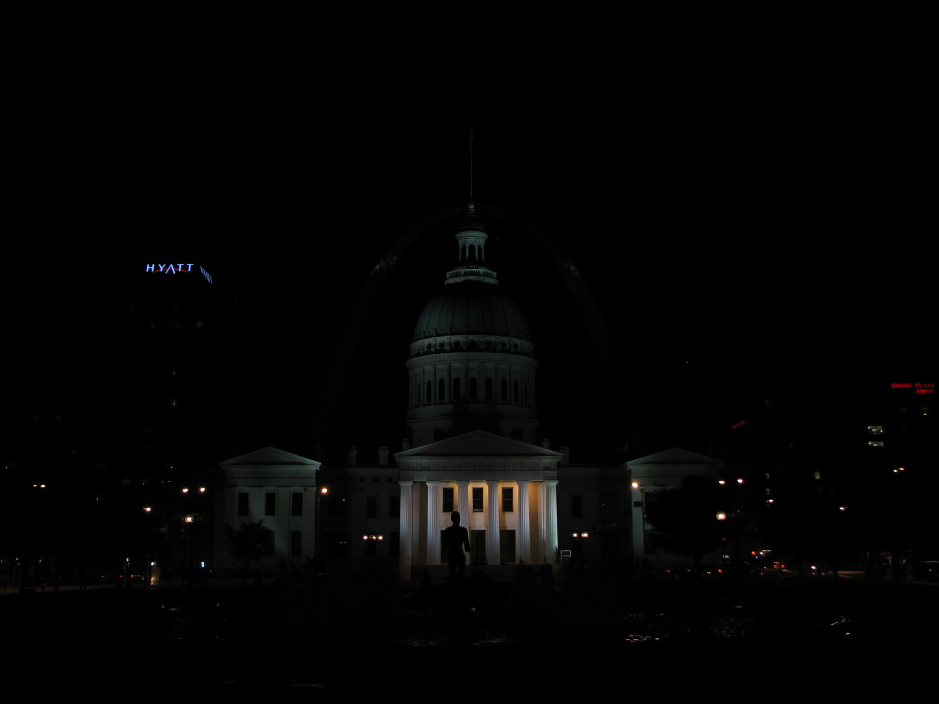
#> input picture openCVBootcamp/img_0.033.jpg, 2816 x 2112 px (shown at 1/3 size)
$ python hdr.py
#> lines starting #> are read from the running program, lines starting #| are printed output that depends on the picture
import os
import cv2
import numpy as np
import matplotlib.pyplot as plt

from zipfile import ZipFile
from urllib.request import urlretrieve


# Download asset
def download_and_unzip(url, save_path):
    print(f"Downloading and extracting assests....", end="")

    # Downloading zip file using urllib package.
    urlretrieve(url, save_path)
#> (this line was passed over: the network is not available in this run)

    try:
        # Extracting zip file using the zipfile package.
        with ZipFile(save_path) as z:
            # Extract ZIP file contents in the same directory.
            z.extractall(os.path.split(save_path)[0])

        print("Done")

    except Exception as e:
        print("\nInvalid file.", e)

URL = r"https://www.dropbox.com/s/qa1hsyxt66pvj02/opencv_bootcamp_assets_NB10.zip?dl=1"

asset_zip_path = os.path.join(os.getcwd(), "opencv_bootcamp_assets_NB10.zip")

# Download if assest ZIP does not exists.
if not os.path.exists(asset_zip_path):
    download_and_unzip(URL, asset_zip_path)


# Capture multiple exposure
def readImagesAndTimes() :
    # List of file names
    filenames = ["img_0.033.jpg", "img_0.25.jpg", "img_2.5.jpg", "img_15.jpg"]

    # List of exposure times
    times = np.array([ 1/30.0, 0.25, 2.5, 15.0], dtype = np.float32)

    # Read images
    images = []
    for filename in filenames :
        im = cv2.imread(filename)
#> im is the input picture: shape (2112, 2816, 3); mean B, G, R 3.4, 3.7, 3.7
        im = cv2.cvtColor(im, cv2.COLOR_BGR2RGB)
        images.append(im)

    return images, times


# Align Images
# Read images and exposure times
images, times = readImagesAndTimes()

# Align Images
alignMTB = cv2.createAlignMTB()
alignMTB.process(images, images)


# Estimate Camera Response Function
# Find CRF
calibrateDebevec = cv2.createCalibrateDebevec()
responseDebevec = calibrateDebevec.process(images, times)

# Plot CRF
x = np.arange(256, dtype = np.uint8)
y = np.squeeze(responseDebevec)

ax = plt.figure(figsize = (30,10))
plt.title("Debevec Inverse Camera Response Function", fontsize = 24)
plt.xlabel("Measured Pixel Value", fontsize = 22)
plt.ylabel("Calibrated Intensity", fontsize = 22)
plt.xlim([0, 260])
plt.grid()
plt.plot(x, y[:, 0], 'r', x, y[:, 1], x, y[:, 2], 'b');


# Merge exposure into an HDR image
# Merge images into an HDR linear image
mergeDebevec = cv2.createMergeDebevec()
hdrDebevec = mergeDebevec.process(images, times, responseDebevec)
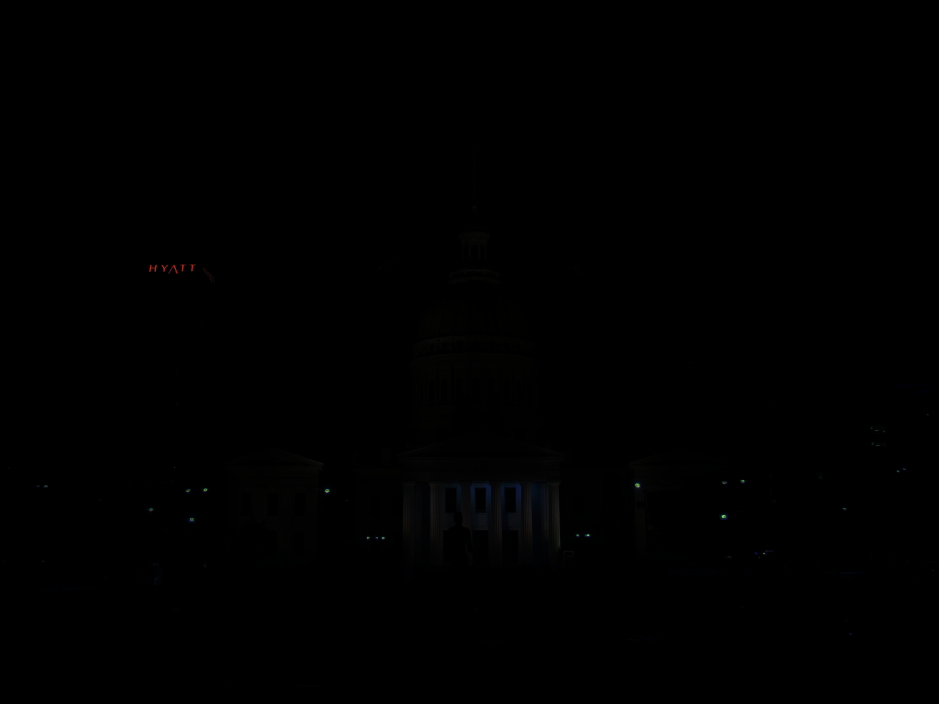
#> hdrDebevec: shape (2112, 2816, 3) float32 (shown at 1/3 size); mean of channels 0, 1, 2 0.7, 0.7, 0.6; drawn with min black and max white


# Tonemapping
# Tonemap using Drago's method to obtain 24-bit color image
tonemapDrago = cv2.createTonemapDrago(1.0, 0.7)
ldrDrago = tonemapDrago.process(hdrDebevec)
#> ldrDrago: shape (2112, 2816, 3) float32; 0% of the values are NaN or infinite; the others: min 7.86e-12, max 1, mean 0.0687
ldrDrago = 3 * ldrDrago
#> ldrDrago: shape (2112, 2816, 3) float32; 0% of the values are NaN or infinite; the others: min 2.36e-11, max 3, mean 0.206
plt.figure(figsize = (20, 10)); plt.imshow(np.clip(ldrDrago, 0 ,1)); plt.axis('off');

# Tonemap using Reinhard's method to obtain 24-bit color image
tonemapReinhard = cv2.createTonemapReinhard(1.5, 0, 0, 0)
ldrReinhard = tonemapReinhard.process(hdrDebevec)
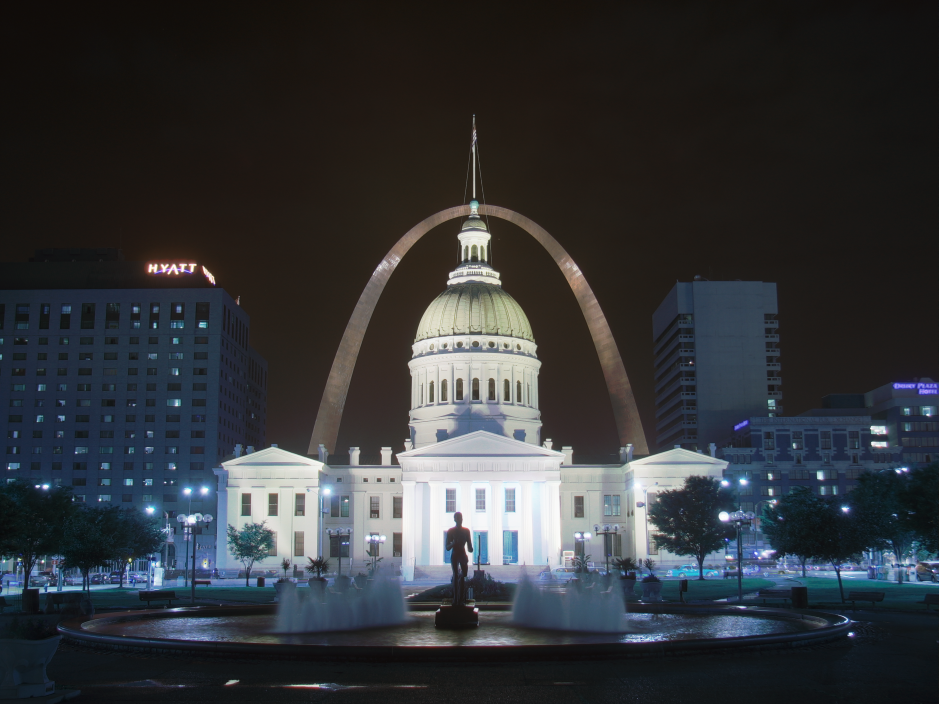
#> ldrReinhard: shape (2112, 2816, 3) float32 (shown at 1/3 size); mean of channels 0, 1, 2 0.228, 0.215, 0.206; drawn as B, G, R
plt.figure(figsize = (20, 10)); plt.imshow(np.clip(ldrReinhard, 0 ,1)); plt.axis('off');

# Tonemap using Mantiuk's method to obtain 24-bit color image
tonemapMantiuk = cv2.createTonemapMantiuk(2.2, 0.85, 1.2)
ldrMantiuk = tonemapMantiuk.process(hdrDebevec)
#> ldrMantiuk: shape (2112, 2816, 3) float32; 0% of the values are NaN or infinite; the others: min 7.77e-08, max 1, mean 0.0676
ldrMantiuk = 3 * ldrMantiuk
#> ldrMantiuk: shape (2112, 2816, 3) float32; 0% of the values are NaN or infinite; the others: min 2.33e-07, max 3, mean 0.203
plt.figure(figsize = (20, 10)); plt.imshow(np.clip(ldrMantiuk, 0 ,1)); plt.axis('off');

plt.show()
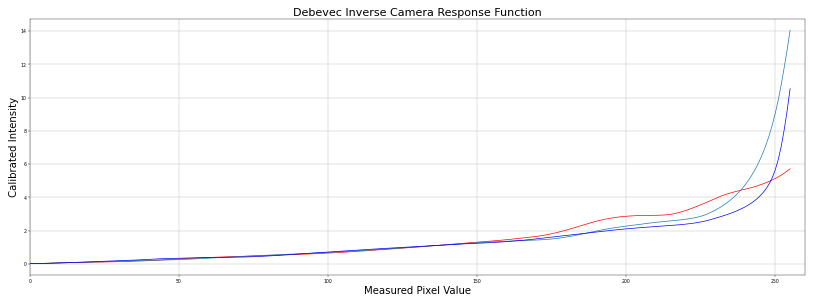
#> figure drawn by matplotlib, 1 panel; curve peaks at x = 255, y = 5.71; curve peaks at x = 255, y = 14.05; curve peaks at x = 255, y = 10.53
